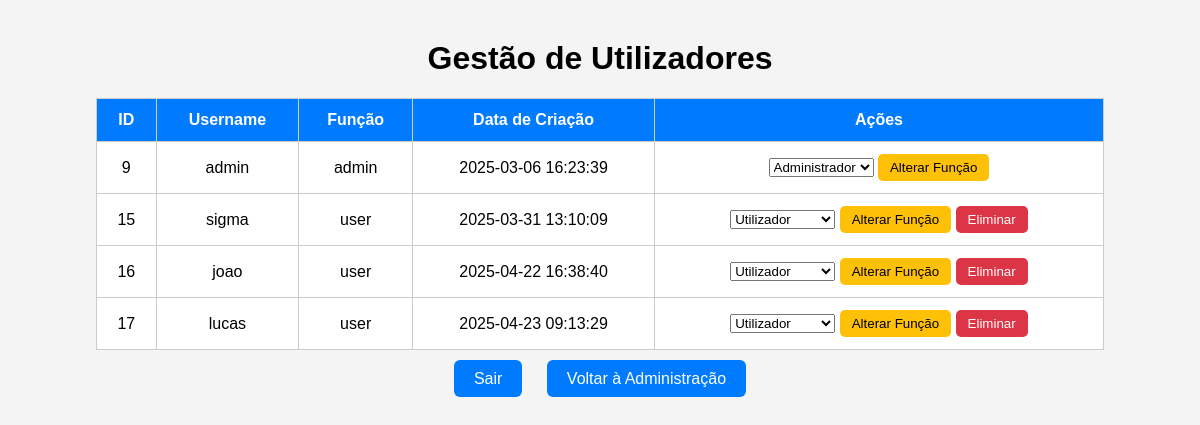
/login/admin_users.php (signed in), run on an earlier commit of the app's database.
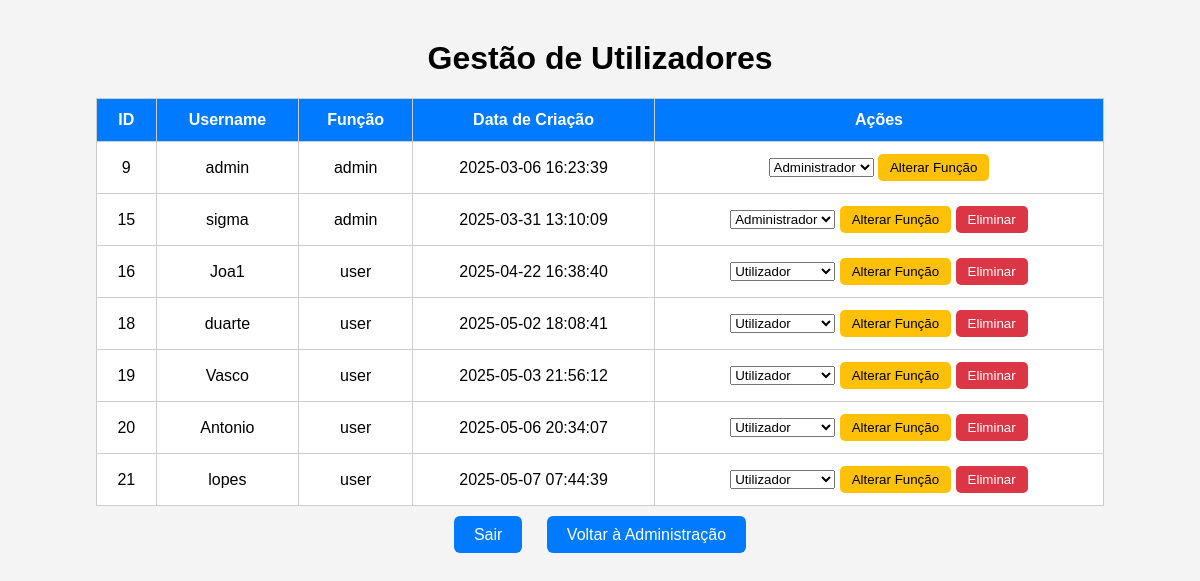
And on a later commit of the database.
### tables this page shows
CREATE TABLE `users` (
  `id` int(11) NOT NULL,
  `username` varchar(50) NOT NULL,
  `password` varchar(255) NOT NULL,
  `role` enum('admin','user') NOT NULL DEFAULT 'user',
  `created_at` timestamp NOT NULL DEFAULT current_timestamp(),
  `email` varchar(100) DEFAULT NULL,
  `morada` text DEFAULT NULL,
  `verification_code` varchar(64) DEFAULT NULL
);

### login/admin_users.php (the view, shortened to what this page needs)
<?php
include('../db.php');
$result = $conn->query("SELECT id, username, role, created_at FROM users");
?>
<!DOCTYPE html>
<html lang="pt">
<head>
</head>
<body>
    <h1>Gestão de Utilizadores</h1>
    <table>
        <tr>
            <th>ID</th>
            <th>Username</th>
            <th>Função</th>
            <th>Data de Criação</th>
            <th>Ações</th>
        </tr>
        <?php while ($user = $result->fetch_assoc()) { ?>
            <tr>
                <td><?= htmlspecialchars($user['id']) ?></td>
                <td><?= htmlspecialchars($user['username']) ?></td>
                <td><?= htmlspecialchars($user['role']) ?></td>
                <td><?= htmlspecialchars($user['created_at']) ?></td>
                <td>
                    <form method="POST">
                        <select name="role">
                            <option value="user" <?= $user['role'] == 'user' ? 'selected' : '' ?>>Utilizador</option>
                            <option value="admin" <?= $user['role'] == 'admin' ? 'selected' : '' ?>>Administrador</option>
                        </select>
                        <button type="submit" name="edit" class="edit-btn">Alterar Função</button>
                    </form>
                    <?php if ($user['id'] != $_SESSION['user_id']) { ?>
                        <form method="POST" onsubmit="return confirm('Tem a certeza que deseja eliminar este utilizador?');">
                            <button type="submit" name="delete" class="delete-btn">Eliminar</button>
                        </form>
                    <?php } ?>
                </td>
            </tr>
        <?php } ?>
    </table>
    <div class="btn-link">
        <a href="/PAP/login/login.php">Sair</a>
        <a href="../dashboard_admin.php">Voltar à Administração</a>
    </div>
</body>
</html>

What changed in the data, as far as the page shows it:
removed users: id "17", username "lucas", role "user", created_at "2025-04-23 09:13:29", role "Utilizador"
changed users "sigma": role "user" → "admin"; role "Utilizador" → "Administrador"
changed users id 16: username "joao" → "Joa1"
added users: id "18", username "duarte", role "user", created_at "2025-05-02 18:08:41", role "Utilizador"
added users: id "19", username "Vasco", role "user", created_at "2025-05-03 21:56:12", role "Utilizador"
added users: id "20", username "Antonio", role "user", created_at "2025-05-06 20:34:07", role "Utilizador"
added users: id "21", username "lopes", role "user", created_at "2025-05-07 07:44:39", role "Utilizador"
